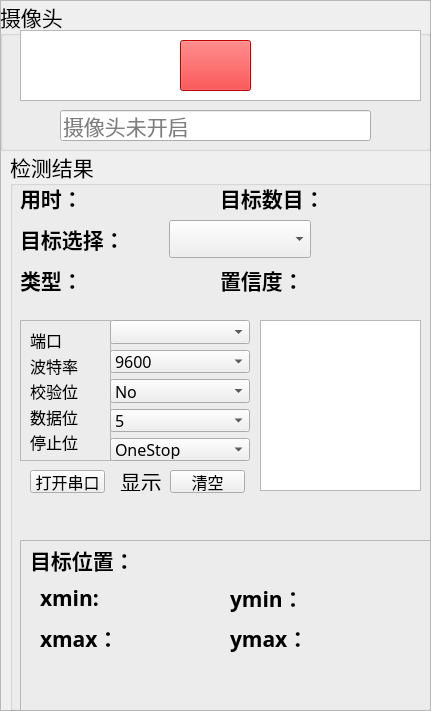
   <widget class="QFrame" name="frame_4">
    <property name="geometry">
     <rect>
      <x>800</x>
      <y>90</y>
      <width>431</width>
      <height>711</height>
     </rect>
    </property>
    <property name="frameShape">
     <enum>QFrame::StyledPanel</enum>
    </property>
    <property name="frameShadow">
     <enum>QFrame::Raised</enum>
    </property>
    <widget class="QGroupBox" name="groupBox">
     <property name="geometry">
      <rect>
       <x>0</x>
       <y>0</y>
       <width>431</width>
       <height>151</height>
      </rect>
     </property>
     <property name="font">
      <font>
       <family>华文楷体</family>
       <pointsize>16</pointsize>
      </font>
     </property>
     <property name="title">
      <string>摄像头</string>
     </property>
     <widget class="QLineEdit" name="PiclineEdit">
      <property name="geometry">
       <rect>
        <x>70</x>
        <y>30</y>
        <width>311</width>
        <height>31</height>
       </rect>
      </property>
      <property name="inputMask">
       <string/>
      </property>
      <property name="placeholderText">
       <string>请选择图片文件</string>
      </property>
     </widget>
     <widget class="QLineEdit" name="VideolineEdit">
      <property name="geometry">
       <rect>
        <x>70</x>
        <y>70</y>
        <width>311</width>
        <height>31</height>
       </rect>
      </property>
      <property name="placeholderText">
       <string>请选择视频文件</string>
      </property>
     </widget>
     <widget class="QPushButton" name="CapBtn">
      <property name="geometry">
       <rect>
        <x>180</x>
        <y>40</y>
        <width>71</width>
        <height>51</height>
       </rect>
      </property>
      <property name="styleSheet">
       <string notr="true">border-image: url(:/icons/ui_imgs/icons/camera.png);
color: rgb(255, 0, 255);
background-color: rgb(255, 0, 0);</string>
      </property>
      <property name="text">
       <string/>
      </property>
     </widget>
     <widget class="QPushButton" name="PicBtn">
      <property name="geometry">
       <rect>
        <x>30</x>
        <y>30</y>
        <width>30</width>
        <height>30</height>
       </rect>
      </property>
      <property name="styleSheet">
       <string notr="true">border-image: url(:/icons/ui_imgs/icons/img.png);</string>
      </property>
      <property name="text">
       <string/>
      </property>
     </widget>
     <widget class="QPushButton" name="VideoBtn">
      <property name="geometry">
       <rect>
        <x>30</x>
        <y>70</y>
        <width>30</width>
        <height>30</height>
       </rect>
      </property>
      <property name="styleSheet">
       <string notr="true">border-image: url(:/icons/ui_imgs/icons/video.png);</string>
      </property>
      <property name="text">
       <string/>
      </property>
     </widget>
     <widget class="QLineEdit" name="CaplineEdit">
      <property name="geometry">
       <rect>
        <x>60</x>
        <y>110</y>
        <width>311</width>
        <height>31</height>
       </rect>
      </property>
      <property name="placeholderText">
       <string>摄像头未开启</string>
      </property>
     </widget>
     <widget class="QPushButton" name="FilesBtn">
      <property name="geometry">
       <rect>
        <x>390</x>
        <y>30</y>
        <width>30</width>
        <height>30</height>
       </rect>
      </property>
      <property name="styleSheet">
       <string notr="true">border-image: url(:/icons/ui_imgs/icons/folder.png);</string>
      </property>
      <property name="text">
       <string/>
      </property>
     </widget>
     <widget class="QListView" name="listView">
      <property name="geometry">
       <rect>
        <x>20</x>
        <y>30</y>
        <width>401</width>
        <height>71</height>
       </rect>
      </property>
     </widget>
     <zorder>PiclineEdit</zorder>
     <zorder>VideolineEdit</zorder>
     <zorder>PicBtn</zorder>
     <zorder>VideoBtn</zorder>
     <zorder>CaplineEdit</zorder>
     <zorder>FilesBtn</zorder>
     <zorder>listView</zorder>
     <zorder>CapBtn</zorder>
    </widget>
    <widget class="QGroupBox" name="groupBox_2">
     <property name="geometry">
      <rect>
       <x>10</x>
       <y>150</y>
       <width>431</width>
       <height>561</height>
      </rect>
     </property>
     <property name="font">
      <font>
       <family>华文楷体</family>
       <pointsize>16</pointsize>
      </font>
     </property>
     <property name="layoutDirection">
      <enum>Qt::LeftToRight</enum>
     </property>
     <property name="title">
      <string>检测结果</string>
     </property>
     <widget class="QWidget" name="layoutWidget">
      <property name="geometry">
       <rect>
        <x>210</x>
        <y>30</y>
        <width>211</width>
        <height>37</height>
       </rect>
      </property>
      <layout class="QHBoxLayout" name="horizontalLayout_5">
       <item>
        <widget class="QLabel" name="label">
         <property name="text">
          <string>&lt;html&gt;&lt;head/&gt;&lt;body&gt;&lt;p&gt;&lt;span style=&quot; font-weight:600;&quot;&gt;目标数目：&lt;/span&gt;&lt;/p&gt;&lt;/body&gt;&lt;/html&gt;</string>
         </property>
        </widget>
       </item>
       <item>
        <widget class="QLabel" name="label_nums">
         <property name="palette">
          <palette>
           <active>
            <colorrole role="WindowText">
             <brush brushstyle="SolidPattern">
              <color alpha="255">
               <red>255</red>
               <green>0</green>
               <blue>0</blue>
              </color>
             </brush>
            </colorrole>
            <colorrole role="Text">
             <brush brushstyle="SolidPattern">
              <color alpha="255">
               <red>0</red>
               <green>0</green>
               <blue>0</blue>
              </color>
             </brush>
            </colorrole>
            <colorrole role="PlaceholderText">
             <brush brushstyle="SolidPattern">
              <color alpha="128">
               <red>255</red>
               <green>0</green>
               <blue>0</blue>
              </color>
             </brush>
            </colorrole>
           </active>
           <inactive>
            <colorrole role="WindowText">
             <brush brushstyle="SolidPattern">
              <color alpha="255">
               <red>255</red>
               <green>0</green>
               <blue>0</blue>
              </color>
             </brush>
            </colorrole>
            <colorrole role="Text">
             <brush brushstyle="SolidPattern">
              <color alpha="255">
               <red>0</red>
               <green>0</green>
               <blue>0</blue>
              </color>
             </brush>
            </colorrole>
            <colorrole role="PlaceholderText">
             <brush brushstyle="SolidPattern">
              <color alpha="128">
               <red>255</red>
               <green>0</green>
               <blue>0</blue>
              </color>
             </brush>
            </colorrole>
           </inactive>
           <disabled>
            <colorrole role="WindowText">
             <brush brushstyle="SolidPattern">
              <color alpha="255">
               <red>120</red>
               <green>120</green>
               <blue>120</blue>
              </color>
             </brush>
            </colorrole>
            <colorrole role="Text">
             <brush brushstyle="SolidPattern">
              <color alpha="255">
               <red>120</red>
               <green>120</green>
               <blue>120</blue>
              </color>
             </brush>
            </colorrole>
            <colorrole role="PlaceholderText">
             <brush brushstyle="SolidPattern">
              <color alpha="128">
               <red>0</red>
               <green>0</green>
               <blue>0</blue>
              </color>
             </brush>
            </colorrole>
           </disabled>
          </palette>
         </property>
         <property name="font">
          <font>
           <family>Arial</family>
           <pointsize>16</pointsize>
           <weight>75</weight>
           <bold>true</bold>
          </font>
         </property>
         <property name="text">
          <string/>
         </property>
        </widget>
       </item>
      </layout>
     </widget>
     <widget class="QWidget" name="layoutWidget">
      <property name="geometry">
       <rect>
        <x>10</x>
        <y>70</y>
        <width>291</width>
        <height>38</height>
       </rect>
      </property>
      <layout class="QHBoxLayout" name="horizontalLayout_6">
       <item>
        <widget class="QLabel" name="label_5">
         <property name="text">
          <string>&lt;html&gt;&lt;head/&gt;&lt;body&gt;&lt;p&gt;&lt;span style=&quot; font-weight:600;&quot;&gt;目标选择：&lt;/span&gt;&lt;/p&gt;&lt;/body&gt;&lt;/html&gt;</string>
         </property>
        </widget>
       </item>
       <item>
        <widget class="QComboBox" name="comboBox"/>
       </item>
      </layout>
     </widget>
     <widget class="QWidget" name="layoutWidget_2">
      <property name="geometry">
       <rect>
        <x>10</x>
        <y>30</y>
        <width>171</width>
        <height>37</height>
       </rect>
      </property>
      <layout class="QHBoxLayout" name="horizontalLayout_7">
       <item>
        <widget class="QLabel" name="label_10">
         <property name="text">
          <string>&lt;html&gt;&lt;head/&gt;&lt;body&gt;&lt;p&gt;&lt;span style=&quot; font-weight:600;&quot;&gt;用时：&lt;/span&gt;&lt;/p&gt;&lt;/body&gt;&lt;/html&gt;</string>
         </property>
        </widget>
       </item>
       <item>
        <widget class="QLabel" name="time_lb">
         <property name="palette">
          <palette>
           <active>
            <colorrole role="WindowText">
             <brush brushstyle="SolidPattern">
              <color alpha="255">
               <red>255</red>
               <green>0</green>
               <blue>0</blue>
              </color>
             </brush>
            </colorrole>
            <colorrole role="Text">
             <brush brushstyle="SolidPattern">
              <color alpha="255">
               <red>0</red>
               <green>0</green>
               <blue>0</blue>
              </color>
             </brush>
            </colorrole>
            <colorrole role="PlaceholderText">
             <brush brushstyle="SolidPattern">
              <color alpha="128">
               <red>255</red>
               <green>0</green>
               <blue>0</blue>
              </color>
             </brush>
            </colorrole>
           </active>
           <inactive>
            <colorrole role="WindowText">
             <brush brushstyle="SolidPattern">
              <color alpha="255">
               <red>255</red>
               <green>0</green>
               <blue>0</blue>
              </color>
             </brush>
            </colorrole>
            <colorrole role="Text">
             <brush brushstyle="SolidPattern">
              <color alpha="255">
               <red>0</red>
               <green>0</green>
               <blue>0</blue>
              </color>
             </brush>
            </colorrole>
            <colorrole role="PlaceholderText">
             <brush brushstyle="SolidPattern">
              <color alpha="128">
               <red>255</red>
               <green>0</green>
               <blue>0</blue>
              </color>
             </brush>
            </colorrole>
           </inactive>
           <disabled>
            <colorrole role="WindowText">
             <brush brushstyle="SolidPattern">
              <color alpha="255">
               <red>120</red>
               <green>120</green>
               <blue>120</blue>
              </color>
             </brush>
            </colorrole>
            <colorrole role="Text">
             <brush brushstyle="SolidPattern">
              <color alpha="255">
               <red>120</red>
               <green>120</green>
               <blue>120</blue>
              </color>
             </brush>
            </colorrole>
            <colorrole role="PlaceholderText">
             <brush brushstyle="SolidPattern">
              <color alpha="128">
               <red>0</red>
               <green>0</green>
               <blue>0</blue>
              </color>
             </brush>
            </colorrole>
           </disabled>
          </palette>
         </property>
         <property name="font">
          <font>
           <family>Arial</family>
           <pointsize>16</pointsize>
           <weight>75</weight>
           <bold>true</bold>
          </font>
         </property>
         <property name="text">
          <string/>
         </property>
        </widget>
       </item>
      </layout>
     </widget>
     <widget class="QWidget" name="layoutWidget">
      <property name="geometry">
       <rect>
        <x>210</x>
        <y>110</y>
        <width>191</width>
        <height>41</height>
       </rect>
      </property>
      <layout class="QHBoxLayout" name="horizontalLayout_8">
       <item>
        <widget class="QLabel" name="label_11">
         <property name="text">
          <string>&lt;html&gt;&lt;head/&gt;&lt;body&gt;&lt;p&gt;&lt;span style=&quot; font-weight:600;&quot;&gt;置信度：&lt;/span&gt;&lt;/p&gt;&lt;/body&gt;&lt;/html&gt;</string>
         </property>
        </widget>
       </item>
       <item>
        <widget class="QLabel" name="label_conf">
         <property name="palette">
          <palette>
           <active>
            <colorrole role="WindowText">
             <brush brushstyle="SolidPattern">
              <color alpha="255">
               <red>255</red>
               <green>0</green>
               <blue>0</blue>
              </color>
             </brush>
            </colorrole>
           </active>
           <inactive>
            <colorrole role="WindowText">
             <brush brushstyle="SolidPattern">
              <color alpha="255">
               <red>255</red>
               <green>0</green>
               <blue>0</blue>
              </color>
             </brush>
            </colorrole>
           </inactive>
           <disabled>
            <colorrole role="WindowText">
             <brush brushstyle="SolidPattern">
              <color alpha="255">
               <red>120</red>
               <green>120</green>
               <blue>120</blue>
              </color>
             </brush>
            </colorrole>
           </disabled>
          </palette>
         </property>
         <property name="font">
          <font>
           <family>Arial</family>
           <pointsize>16</pointsize>
           <weight>75</weight>
           <bold>true</bold>
          </font>
         </property>
         <property name="text">
          <string/>
         </property>
        </widget>
       </item>
      </layout>
     </widget>
     <widget class="QWidget" name="layoutWidget_3">
      <property name="geometry">
       <rect>
        <x>10</x>
        <y>110</y>
        <width>191</width>
        <height>41</height>
       </rect>
      </property>
      <layout class="QHBoxLayout" name="horizontalLayout_9">
       <item>
        <widget class="QLabel" name="label_13">
         <property name="maximumSize">
          <size>
           <width>60</width>
           <height>16777215</height>
          </size>
         </property>
         <property name="text">
          <string>&lt;html&gt;&lt;head/&gt;&lt;body&gt;&lt;p&gt;&lt;span style=&quot; font-weight:600;&quot;&gt;类型：&lt;/span&gt;&lt;/p&gt;&lt;/body&gt;&lt;/html&gt;</string>
         </property>
        </widget>
       </item>
       <item>
        <widget class="QLabel" name="type_lb">
         <property name="palette">
          <palette>
           <active>
            <colorrole role="WindowText">
             <brush brushstyle="SolidPattern">
              <color alpha="255">
               <red>255</red>
               <green>0</green>
               <blue>0</blue>
              </color>
             </brush>
            </colorrole>
           </active>
           <inactive>
            <colorrole role="WindowText">
             <brush brushstyle="SolidPattern">
              <color alpha="255">
               <red>255</red>
               <green>0</green>
               <blue>0</blue>
              </color>
             </brush>
            </colorrole>
           </inactive>
           <disabled>
            <colorrole role="WindowText">
             <brush brushstyle="SolidPattern">
              <color alpha="255">
               <red>120</red>
               <green>120</green>
               <blue>120</blue>
              </color>
             </brush>
            </colorrole>
           </disabled>
          </palette>
         </property>
         <property name="font">
          <font>
           <family>Arial</family>
           <pointsize>16</pointsize>
           <weight>75</weight>
           <bold>true</bold>
          </font>
         </property>
         <property name="text">
          <string/>
         </property>
        </widget>
       </item>
      </layout>
     </widget>
     <widget class="QFrame" name="frame_7">
      <property name="geometry">
       <rect>
        <x>10</x>
        <y>170</y>
        <width>91</width>
        <height>141</height>
       </rect>
      </property>
      <property name="frameShape">
       <enum>QFrame::StyledPanel</enum>
      </property>
      <property name="frameShadow">
       <enum>QFrame::Raised</enum>
      </property>
      <layout class="QVBoxLayout" name="verticalLayout">
       <item>
        <widget class="QLabel" name="label_2">
         <property name="font">
          <font>
           <family>宋体</family>
           <pointsize>12</pointsize>
          </font>
         </property>
         <property name="text">
          <string>端口</string>
         </property>
        </widget>
       </item>
       <item>
        <widget class="QLabel" name="label_12">
         <property name="font">
          <font>
           <family>宋体</family>
           <pointsize>12</pointsize>
          </font>
         </property>
         <property name="text">
          <string>波特率</string>
         </property>
        </widget>
       </item>
       <item>
        <widget class="QLabel" name="label_26">
         <property name="font">
          <font>
           <family>宋体</family>
           <pointsize>12</pointsize>
          </font>
         </property>
         <property name="text">
          <string>校验位</string>
         </property>
        </widget>
       </item>
       <item>
        <widget class="QLabel" name="label_27">
         <property name="font">
          <font>
           <family>宋体</family>
           <pointsize>12</pointsize>
          </font>
         </property>
         <property name="text">
          <string>数据位</string>
         </property>
        </widget>
       </item>
       <item>
        <widget class="QLabel" name="label_28">
         <property name="font">
          <font>
           <family>宋体</family>
           <pointsize>12</pointsize>
          </font>
         </property>
         <property name="text">
          <string>停止位</string>
         </property>
        </widget>
       </item>
      </layout>
     </widget>
     <widget class="QPushButton" name="pushButton">
      <property name="geometry">
       <rect>
        <x>20</x>
        <y>320</y>
        <width>75</width>
        <height>23</height>
       </rect>
      </property>
      <property name="font">
       <font>
        <family>宋体</family>
        <pointsize>12</pointsize>
       </font>
      </property>
      <property name="text">
       <string>打开串口</string>
      </property>
     </widget>
     <widget class="QLabel" name="label_29">
      <property name="geometry">
       <rect>
        <x>110</x>
        <y>320</y>
        <width>51</width>
        <height>21</height>
       </rect>
      </property>
      <property name="text">
       <string>显示</string>
      </property>
     </widget>
     <widget class="QPushButton" name="pushButton_2">
      <property name="geometry">
       <rect>
        <x>160</x>
        <y>320</y>
        <width>75</width>
        <height>23</height>
       </rect>
      </property>
      <property name="font">
       <font>
        <family>宋体</family>
        <pointsize>12</pointsize>
       </font>
      </property>
      <property name="text">
       <string>清空</string>
      </property>
     </widget>
     <widget class="QTextBrowser" name="textBrowser">
      <property name="geometry">
       <rect>
        <x>250</x>
        <y>170</y>
        <width>161</width>
        <height>171</height>
       </rect>
      </property>
     </widget>
     <widget class="QWidget" name="layoutWidget">
      <property name="geometry">
       <rect>
        <x>100</x>
        <y>170</y>
        <width>140</width>
        <height>141</height>
       </rect>
      </property>
      <layout class="QVBoxLayout" name="verticalLayout_2">
       <item>
        <widget class="QComboBox" name="comboBox11">
         <property name="font">
          <font>
           <family>宋体</family>
           <pointsize>12</pointsize>
          </font>
         </property>
        </widget>
       </item>
       <item>
        <widget class="QComboBox" name="comboBoxbaud">
         <property name="font">
          <font>
           <family>AcadEref</family>
           <pointsize>12</pointsize>
          </font>
         </property>
         <item>
          <property name="text">
           <string>9600</string>
          </property>
         </item>
         <item>
          <property name="text">
           <string>115200</string>
          </property>
         </item>
        </widget>
       </item>
       <item>
        <widget class="QComboBox" name="comboBoxparity">
         <property name="font">
          <font>
           <family>宋体</family>
           <pointsize>12</pointsize>
          </font>
         </property>
         <item>
          <property name="text">
           <string>No</string>
          </property>
         </item>
         <item>
          <property name="text">
           <string>Even</string>
          </property>
         </item>
         <item>
          <property name="text">
           <string>Odd</string>
          </property>
         </item>
         <item>
          <property name="text">
           <string>Space</string>
          </property>
         </item>
         <item>
          <property name="text">
           <string>Mark</string>
          </property>
         </item>
         <item>
          <property name="text">
           <string>Unknown</string>
          </property>
         </item>
        </widget>
       </item>
       <item>
        <widget class="QComboBox" name="comboBoxdata">
         <property name="font">
          <font>
           <family>宋体</family>
           <pointsize>12</pointsize>
          </font>
         </property>
         <item>
          <property name="text">
           <string>5</string>
          </property>
         </item>
         <item>
          <property name="text">
           <string>6</string>
          </property>
         </item>
         <item>
          <property name="text">
           <string>7</string>
          </property>
         </item>
         <item>
          <property name="text">
           <string>8</string>
          </property>
         </item>
        </widget>
       </item>
       <item>
        <widget class="QComboBox" name="comboBoxstop">
         <property name="font">
          <font>
           <family>宋体</family>
           <pointsize>12</pointsize>
          </font>
         </property>
         <item>
          <property name="text">
           <string>OneStop</string>
          </property>
         </item>
         <item>
          <property name="text">
           <string>OneAndHalfStop</string>
          </property>
         </item>
         <item>
          <property name="text">
           <string>TwoStop</string>
          </property>
         </item>
         <item>
          <property name="text">
           <string>UnKnownStop</string>
          </property>
         </item>
        </widget>
       </item>
      </layout>
     </widget>
     <widget class="QFrame" name="frame_6">
      <property name="geometry">
       <rect>
        <x>10</x>
        <y>390</y>
        <width>421</width>
        <height>171</height>
       </rect>
      </property>
      <property name="maximumSize">
       <size>
        <width>16777215</width>
        <height>16777215</height>
       </size>
      </property>
      <property name="frameShape">
       <enum>QFrame::StyledPanel</enum>
      </property>
      <property name="frameShadow">
       <enum>QFrame::Raised</enum>
      </property>
      <widget class="QLabel" name="label_4">
       <property name="geometry">
        <rect>
         <x>10</x>
         <y>0</y>
         <width>131</width>
         <height>41</height>
        </rect>
       </property>
       <property name="font">
        <font>
         <family>华文楷体</family>
         <pointsize>16</pointsize>
        </font>
       </property>
       <property name="styleSheet">
        <string notr="true"/>
       </property>
       <property name="text">
        <string>&lt;html&gt;&lt;head/&gt;&lt;body&gt;&lt;p&gt;&lt;span style=&quot; font-weight:600;&quot;&gt;目标位置：&lt;/span&gt;&lt;/p&gt;&lt;/body&gt;&lt;/html&gt;</string>
       </property>
      </widget>
      <widget class="QWidget" name="layoutWidget">
       <property name="geometry">
        <rect>
         <x>20</x>
         <y>40</y>
         <width>161</width>
         <height>37</height>
        </rect>
       </property>
       <layout class="QHBoxLayout" name="horizontalLayout">
        <item>
         <widget class="QLabel" name="label_6">
          <property name="font">
           <font>
            <family>华文楷体</family>
            <pointsize>16</pointsize>
            <weight>50</weight>
            <bold>false</bold>
           </font>
          </property>
          <property name="text">
           <string>&lt;html&gt;&lt;head/&gt;&lt;body&gt;&lt;p&gt;&lt;span style=&quot; font-weight:600;&quot;&gt;xmin:&lt;/span&gt;&lt;/p&gt;&lt;/body&gt;&lt;/html&gt;</string>
          </property>
         </widget>
        </item>
        <item>
         <widget class="QLabel" name="label_xmin">
          <property name="palette">
           <palette>
            <active>
             <colorrole role="WindowText">
              <brush brushstyle="SolidPattern">
               <color alpha="255">
                <red>255</red>
                <green>0</green>
                <blue>0</blue>
               </color>
              </brush>
             </colorrole>
            </active>
            <inactive>
             <colorrole role="WindowText">
              <brush brushstyle="SolidPattern">
               <color alpha="255">
                <red>255</red>
                <green>0</green>
                <blue>0</blue>
               </color>
              </brush>
             </colorrole>
            </inactive>
            <disabled>
             <colorrole role="WindowText">
              <brush brushstyle="SolidPattern">
               <color alpha="255">
                <red>120</red>
                <green>120</green>
                <blue>120</blue>
               </color>
              </brush>
             </colorrole>
            </disabled>
           </palette>
          </property>
          <property name="font">
           <font>
            <family>Arial</family>
            <pointsize>16</pointsize>
            <weight>75</weight>
            <bold>true</bold>
           </font>
          </property>
          <property name="text">
           <string/>
          </property>
         </widget>
        </item>
       </layout>
      </widget>
      <widget class="QWidget" name="layoutWidget">
       <property name="geometry">
        <rect>
         <x>210</x>
         <y>40</y>
         <width>161</width>
         <height>37</height>
        </rect>
       </property>
       <layout class="QHBoxLayout" name="horizontalLayout_2">
        <item>
         <widget class="QLabel" name="label_8">
          <property name="text">
           <string>&lt;html&gt;&lt;head/&gt;&lt;body&gt;&lt;p&gt;&lt;span style=&quot; font-weight:600;&quot;&gt;ymin：&lt;/span&gt;&lt;/p&gt;&lt;/body&gt;&lt;/html&gt;</string>
          </property>
         </widget>
        </item>
        <item>
         <widget class="QLabel" name="label_ymin">
          <property name="palette">
           <palette>
            <active>
             <colorrole role="WindowText">
              <brush brushstyle="SolidPattern">
               <color alpha="255">
                <red>255</red>
                <green>0</green>
                <blue>0</blue>
               </color>
              </brush>
             </colorrole>
            </active>
            <inactive>
             <colorrole role="WindowText">
              <brush brushstyle="SolidPattern">
               <color alpha="255">
                <red>255</red>
                <green>0</green>
                <blue>0</blue>
               </color>
              </brush>
             </colorrole>
            </inactive>
            <disabled>
             <colorrole role="WindowText">
              <brush brushstyle="SolidPattern">
               <color alpha="255">
                <red>120</red>
                <green>120</green>
                <blue>120</blue>
               </color>
              </brush>
             </colorrole>
            </disabled>
           </palette>
          </property>
          <property name="font">
           <font>
            <family>Arial</family>
            <pointsize>16</pointsize>
            <weight>75</weight>
            <bold>true</bold>
           </font>
          </property>
          <property name="text">
           <string/>
          </property>
         </widget>
        </item>
       </layout>
      </widget>
      <widget class="QWidget" name="layoutWidget">
       <property name="geometry">
        <rect>
         <x>20</x>
         <y>80</y>
         <width>161</width>
         <height>37</height>
        </rect>
       </property>
       <layout class="QHBoxLayout" name="horizontalLayout_3">
        <item>
         <widget class="QLabel" name="label_7">
          <property name="text">
           <string>&lt;html&gt;&lt;head/&gt;&lt;body&gt;&lt;p&gt;&lt;span style=&quot; font-weight:600;&quot;&gt;xmax：&lt;/span&gt;&lt;/p&gt;&lt;/body&gt;&lt;/html&gt;</string>
          </property>
         </widget>
        </item>
        <item>
         <widget class="QLabel" name="label_xmax">
          <property name="palette">
           <palette>
            <active>
             <colorrole role="WindowText">
              <brush brushstyle="SolidPattern">
               <color alpha="255">
                <red>255</red>
                <green>0</green>
                <blue>0</blue>
               </color>
              </brush>
             </colorrole>
            </active>
            <inactive>
             <colorrole role="WindowText">
              <brush brushstyle="SolidPattern">
               <color alpha="255">
                <red>255</red>
                <green>0</green>
                <blue>0</blue>
               </color>
              </brush>
             </colorrole>
            </inactive>
            <disabled>
             <colorrole role="WindowText">
              <brush brushstyle="SolidPattern">
               <color alpha="255">
                <red>120</red>
                <green>120</green>
                <blue>120</blue>
               </color>
              </brush>
             </colorrole>
            </disabled>
           </palette>
          </property>
          <property name="font">
           <font>
            <family>Arial</family>
            <pointsize>16</pointsize>
            <weight>75</weight>
            <bold>true</bold>
           </font>
          </property>
          <property name="text">
           <string/>
          </property>
         </widget>
        </item>
       </layout>
      </widget>
      <widget class="QWidget" name="layoutWidget">
       <property name="geometry">
        <rect>
         <x>210</x>
         <y>80</y>
         <width>161</width>
         <height>37</height>
        </rect>
       </property>
       <layout class="QHBoxLayout" name="horizontalLayout_4">
        <item>
         <widget class="QLabel" name="label_9">
          <property name="text">
           <string>&lt;html&gt;&lt;head/&gt;&lt;body&gt;&lt;p&gt;&lt;span style=&quot; font-weight:600;&quot;&gt;ymax：&lt;/span&gt;&lt;/p&gt;&lt;/body&gt;&lt;/html&gt;</string>
          </property>
         </widget>
        </item>
        <item>
         <widget class="QLabel" name="label_ymax">
          <property name="palette">
           <palette>
            <active>
             <colorrole role="WindowText">
              <brush brushstyle="SolidPattern">
               <color alpha="255">
                <red>255</red>
                <green>0</green>
                <blue>0</blue>
               </color>
              </brush>
             </colorrole>
            </active>
            <inactive>
             <colorrole role="WindowText">
              <brush brushstyle="SolidPattern">
               <color alpha="255">
                <red>255</red>
                <green>0</green>
                <blue>0</blue>
               </color>
              </brush>
             </colorrole>
            </inactive>
            <disabled>
             <colorrole role="WindowText">
              <brush brushstyle="SolidPattern">
               <color alpha="255">
                <red>120</red>
                <green>120</green>
                <blue>120</blue>
               </color>
              </brush>
             </colorrole>
            </disabled>
           </palette>
          </property>
          <property name="font">
           <font>
            <family>Arial</family>
            <pointsize>16</pointsize>
            <weight>75</weight>
            <bold>true</bold>
           </font>
          </property>
          <property name="text">
           <string/>
          </property>
         </widget>
        </item>
       </layout>
      </widget>
     </widget>
    </widget>
   </widget>
